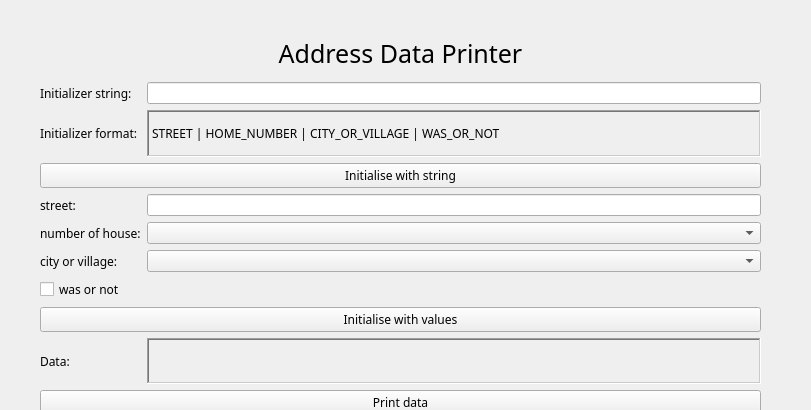
<?xml version="1.0" encoding="UTF-8"?>
<ui version="4.0">
 <class>MainWindow</class>
 <widget class="QMainWindow" name="MainWindow">
  <property name="geometry">
   <rect>
    <x>0</x>
    <y>0</y>
    <width>811</width>
    <height>410</height>
   </rect>
  </property>
  <property name="windowTitle">
   <string>MainWindow</string>
  </property>
  <widget class="QWidget" name="centralwidget">
   <widget class="QWidget" name="gridLayoutWidget">
    <property name="geometry">
     <rect>
      <x>40</x>
      <y>30</y>
      <width>721</width>
      <height>385</height>
     </rect>
    </property>
    <layout class="QGridLayout" name="gridLayout">
     <item row="10" column="0">
      <widget class="QLabel" name="label_6">
       <property name="font">
        <font>
         <family>Source Code Pro Medium</family>
        </font>
       </property>
       <property name="text">
        <string>Data:</string>
       </property>
      </widget>
     </item>
     <item row="1" column="1">
      <widget class="QLineEdit" name="initislizerEdit">
       <property name="maxLength">
        <number>45</number>
       </property>
      </widget>
     </item>
     <item row="4" column="0" colspan="2">
      <widget class="QPushButton" name="initialiseButton">
       <property name="font">
        <font>
         <family>Source Code Pro Medium</family>
        </font>
       </property>
       <property name="text">
        <string>Initialise with string</string>
       </property>
      </widget>
     </item>
     <item row="0" column="0" colspan="2">
      <widget class="QLabel" name="label_7">
       <property name="font">
        <font>
         <family>Source Code Pro</family>
         <pointsize>19</pointsize>
        </font>
       </property>
       <property name="text">
        <string>Address Data Printer</string>
       </property>
       <property name="alignment">
        <set>Qt::AlignCenter</set>
       </property>
      </widget>
     </item>
     <item row="2" column="0">
      <widget class="QLabel" name="label_4">
       <property name="font">
        <font>
         <family>Source Code Pro Medium</family>
        </font>
       </property>
       <property name="text">
        <string>Initializer format:</string>
       </property>
      </widget>
     </item>
     <item row="5" column="0">
      <widget class="QLabel" name="label_2">
       <property name="font">
        <font>
         <family>Source Code Pro Medium</family>
        </font>
       </property>
       <property name="text">
        <string>street:</string>
       </property>
      </widget>
     </item>
     <item row="6" column="1">
      <widget class="QComboBox" name="euSizeBox"/>
     </item>
     <item row="9" column="0" colspan="2">
      <widget class="QPushButton" name="initialiseValuesButton">
       <property name="font">
        <font>
         <family>Source Code Pro Medium</family>
        </font>
       </property>
       <property name="text">
        <string>Initialise with values</string>
       </property>
      </widget>
     </item>
     <item row="1" column="0">
      <widget class="QLabel" name="label">
       <property name="font">
        <font>
         <family>Source Code Pro Medium</family>
        </font>
       </property>
       <property name="text">
        <string>Initializer string:</string>
       </property>
      </widget>
     </item>
     <item row="6" column="0">
      <widget class="QLabel" name="label_3">
       <property name="font">
        <font>
         <family>Source Code Pro Medium</family>
        </font>
       </property>
       <property name="text">
        <string>number of house:</string>
       </property>
      </widget>
     </item>
     <item row="5" column="1">
      <widget class="QLineEdit" name="nameEdit">
       <property name="maxLength">
        <number>56</number>
       </property>
      </widget>
     </item>
     <item row="7" column="1">
      <widget class="QComboBox" name="genderBox"/>
     </item>
     <item row="8" column="0" colspan="2">
      <widget class="QCheckBox" name="isChildBox">
       <property name="font">
        <font>
         <family>Source Code Pro Medium</family>
        </font>
       </property>
       <property name="text">
        <string>was or not</string>
       </property>
      </widget>
     </item>
     <item row="11" column="0" colspan="2">
      <widget class="QPushButton" name="printButton">
       <property name="font">
        <font>
         <family>Source Code Pro Medium</family>
        </font>
       </property>
       <property name="text">
        <string>Print data</string>
       </property>
      </widget>
     </item>
     <item row="10" column="1">
      <widget class="QLabel" name="fwData">
       <property name="frameShape">
        <enum>QFrame::WinPanel</enum>
       </property>
       <property name="frameShadow">
        <enum>QFrame::Sunken</enum>
       </property>
       <property name="text">
        <string/>
       </property>
      </widget>
     </item>
     <item row="7" column="0">
      <widget class="QLabel" name="label_5">
       <property name="font">
        <font>
         <family>Source Code Pro Medium</family>
        </font>
       </property>
       <property name="text">
        <string>city or village:</string>
       </property>
      </widget>
     </item>
     <item row="2" column="1">
      <widget class="QLabel" name="label_8">
       <property name="font">
        <font>
         <family>Source Code Pro Medium</family>
         <weight>50</weight>
         <italic>false</italic>
         <bold>false</bold>
         <underline>false</underline>
         <kerning>true</kerning>
        </font>
       </property>
       <property name="frameShape">
        <enum>QFrame::WinPanel</enum>
       </property>
       <property name="frameShadow">
        <enum>QFrame::Sunken</enum>
       </property>
       <property name="text">
        <string>STREET | HOME_NUMBER | CITY_OR_VILLAGE | WAS_OR_NOT</string>
       </property>
      </widget>
     </item>
    </layout>
   </widget>
  </widget>
 </widget>
 <resources/>
 <connections/>
</ui>
